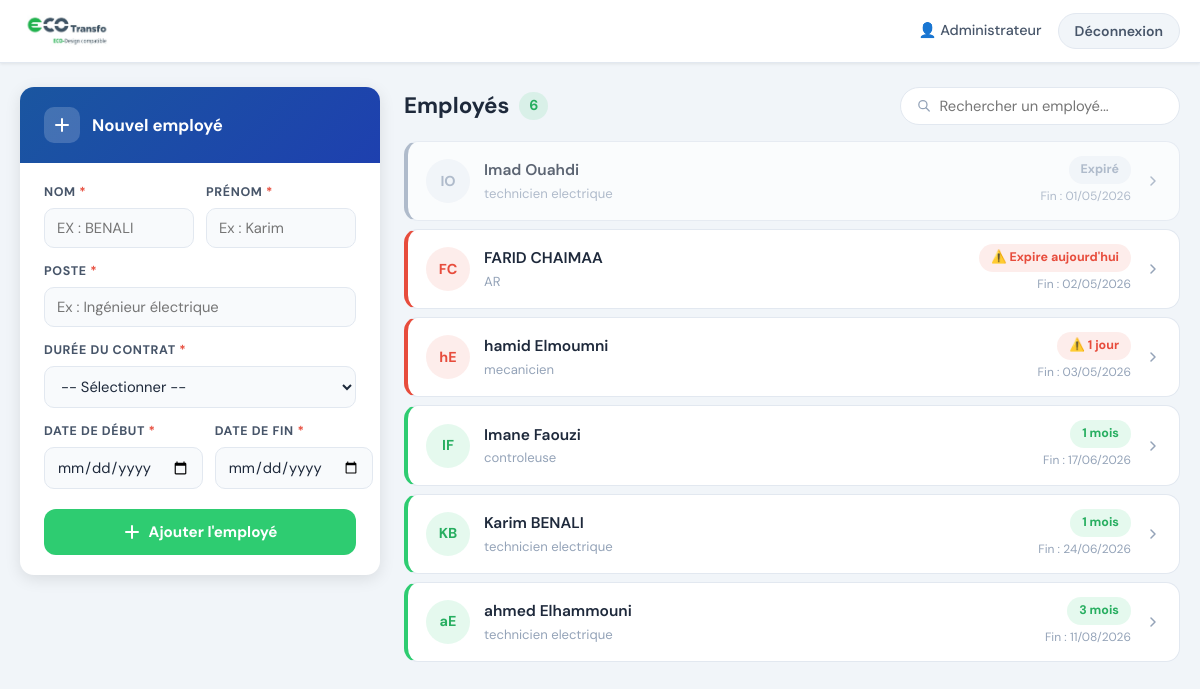
The app's page /dashboard (signed in) with its own data.
### models.py (models this page shows, shortened)
class User(UserMixin, db.Model):
    __tablename__ = 'users'
    id            = db.Column(db.Integer, primary_key=True)
    email         = db.Column(db.String(120), unique=True, nullable=False)
    nom           = db.Column(db.String(100), nullable=False)
    password_hash = db.Column(db.String(200), nullable=False)
    is_authorized = db.Column(db.Boolean, default=True)
    date_creation = db.Column(db.DateTime, default=datetime.utcnow)

class Employe(db.Model):
    __tablename__ = 'employes'
    id            = db.Column(db.Integer, primary_key=True)
    nom           = db.Column(db.String(100), nullable=False)
    prenom        = db.Column(db.String(100), nullable=False)
    poste         = db.Column(db.String(100), nullable=False)
    duree_contrat = db.Column(db.String(50),  nullable=False)   # ex: "6 mois", "1 an"
    date_debut    = db.Column(db.Date,         nullable=False)
    date_fin      = db.Column(db.Date,         nullable=False)
    date_creation = db.Column(db.DateTime,     default=datetime.utcnow)
    created_by    = db.Column(db.Integer,      db.ForeignKey('users.id'))
    @property
    def jours_restants(self):
        delta = self.date_fin - date.today()
        return delta.days
    @property
    def duree_restante_label(self):
        j = self.jours_restants
        if j < 0:
            return "Expiré"
        if j == 0:
            return "Expire aujourd'hui"
        if j == 1:
            return "1 jour"
        if j < 7:
            return f"{j} jours"
        if j < 14:
            return "1 semaine"
        if j < 30:
            return f"{j // 7} semaines"
        if j < 60:
            return "1 mois"
        mois = j // 30
        if mois < 12:
            return f"{mois} mois"
        ans = mois // 12
        reste_mois = mois % 12
        if reste_mois == 0:
            return f"{ans} an{'s' if ans > 1 else ''}"
        return f"{ans} an{'s' if ans > 1 else ''} et {reste_mois} mois"
    @property
    def alerte_critique(self):
        return 0 <= self.jours_restants <= 7
    @property
    def statut(self):
        j = self.jours_restants
        if j < 0:   return "expire"
        if j <= 7:  return "critique"
        if j <= 30: return "attention"
        return "actif"

### app.py (the view, shortened to what this page needs)
@app.route('/dashboard', methods=['GET', 'POST'])
@login_required
def dashboard():
    employes = Employe.query.order_by(Employe.date_fin.asc()).all()
    alertes  = [e for e in employes if e.alerte_critique]
    actifs   = [e for e in employes if not e.alerte_critique]
    return render_template('dashboard.html',
                           employes=employes,
                           alertes=alertes,
                           actifs=actifs,
                           today=date.today())

### app.py (called while the page is built)
@login_manager.user_loader
def load_user(user_id):
    return User.query.get(int(user_id))

### templates/dashboard.html (shortened to what this page needs)
{% extends "base.html" %}
{% block body_class %}dashboard-page{% endblock %}
{% block content %}
<div class="page-container">
  <aside class="form-sidebar">
    <div class="sidebar-card">
      <div class="sidebar-card-header">
        <div class="sidebar-card-icon">
          <svg width="20" height="20" viewBox="0 0 20 20" fill="none">
            <path d="M10 4v12M4 10h12" stroke="white" stroke-width="2" stroke-linecap="round"/>
          </svg>
        </div>
        <h2 class="sidebar-card-title">Nouvel employé</h2>
      </div>
      <form method="POST" action="{{ url_for('dashboard') }}" class="emp-form">
        <div class="emp-form-row">
          <div class="emp-form-field">
            <label class="emp-label">Nom <span class="req">*</span></label>
            <input type="text" name="nom" class="emp-input" placeholder="EX : BENALI" required>
          </div>
          <div class="emp-form-field">
            <label class="emp-label">Prénom <span class="req">*</span></label>
            <input type="text" name="prenom" class="emp-input" placeholder="Ex : Karim" required>
          </div>
        </div>
        <div class="emp-form-field">
          <label class="emp-label">Poste <span class="req">*</span></label>
          <input type="text" name="poste" class="emp-input" placeholder="Ex : Ingénieur électrique" required>
        </div>
        <div class="emp-form-field">
          <label class="emp-label">Durée du contrat <span class="req">*</span></label>
          <select name="duree_contrat" class="emp-input emp-select" required>
            <option value="">-- Sélectionner --</option>
          </select>
        </div>
        <div class="emp-form-row">
          <div class="emp-form-field">
            <label class="emp-label">Date de début <span class="req">*</span></label>
            <input type="date" name="date_debut" class="emp-input" id="dateDebut" required
                   onchange="autoDateFin()">
          </div>
          <div class="emp-form-field">
            <label class="emp-label">Date de fin <span class="req">*</span></label>
            <input type="date" name="date_fin" class="emp-input" id="dateFin" required>
          </div>
        </div>
        <button type="submit" class="btn-ajouter">
          <svg width="18" height="18" viewBox="0 0 18 18" fill="none">
            <path d="M9 3v12M3 9h12" stroke="white" stroke-width="2" stroke-linecap="round"/>
          </svg>
          Ajouter l'employé
        </button>
      </form>
    </div>
  </aside>
  <section class="list-section">
    <div class="list-topbar">
      <h1 class="list-title">
        Employés
        <span class="list-count">{{ employes | length }}</span>
      </h1>
      <div class="search-wrap">
        <svg width="16" height="16" viewBox="0 0 16 16" fill="none">
          <circle cx="6.5" cy="6.5" r="4.5" stroke="currentColor" stroke-width="1.4"/>
          <path d="M10 10l3.5 3.5" stroke="currentColor" stroke-width="1.4" stroke-linecap="round"/>
        </svg>
        <input type="text" id="searchInput" class="search-input" placeholder="Rechercher un employé...">
      </div>
    </div>
    {% if employes %}
    <div class="emp-list" id="empList">
      {% for emp in employes %}
      <a href="{{ url_for('employe_detail', emp_id=emp.id) }}"
         class="emp-card status-{{ emp.statut }}"
         data-search="{{ emp.nom | lower }} {{ emp.prenom | lower }} {{ emp.poste | lower }}">
        <div class="emp-avatar">{{ emp.prenom[0] }}{{ emp.nom[0] }}</div>
        <div class="emp-info">
          <div class="emp-name">{{ emp.prenom }} {{ emp.nom }}</div>
          <div class="emp-poste">{{ emp.poste }}</div>
        </div>
        <div class="emp-badge-wrap">
          <span class="emp-badge emp-badge--{{ emp.statut }}">
            {% if emp.statut == 'expire' %}
              Expiré
            {% elif emp.statut == 'critique' %}
              ⚠️ {{ emp.duree_restante_label }}
            {% else %}
              {{ emp.duree_restante_label }}
            {% endif %}
          </span>
          <span class="emp-date-fin">Fin : {{ emp.date_fin.strftime('%d/%m/%Y') }}</span>
        </div>
        <svg class="emp-arrow" width="16" height="16" viewBox="0 0 16 16" fill="none">
          <path d="M6 4l4 4-4 4" stroke="currentColor" stroke-width="1.5" stroke-linecap="round" stroke-linejoin="round"/>
        </svg>
      </a>
      {% endfor %}
    </div>
    {% else %}
    <div class="empty-state">
      <div class="empty-icon">📋</div>
      <h3>Aucun employé enregistré</h3>
      <p>Utilisez le formulaire pour ajouter votre premier employé.</p>
    </div>
    {% endif %}
  </section>
</div>
{% endblock %}

### templates/base.html (shortened to what this page needs)
<!DOCTYPE html>
<html lang="fr">
<head>
  <link rel="stylesheet" href="{{ url_for('static', filename='css/style.css') }}">
</head>
<body class="{% block body_class %}{% endblock %}">
  {% if current_user.is_authenticated %}
  {% set alertes = [] %}
  <nav class="navbar">
    <div class="nav-inner">
      <a href="{{ url_for('dashboard') }}" class="nav-logo">
        <img src="{{ url_for('static', filename='images/logo.png') }}" alt="Eco Transfo" height="38">
      </a>
      <div class="nav-right">
        <span class="nav-user">👤 {{ current_user.nom }}</span>
        <a href="{{ url_for('logout') }}" class="nav-logout">Déconnexion</a>
      </div>
    </div>
  </nav>
  {% endif %}
  <main class="main-content">
    {% block content %}{% endblock %}
  </main>
</body>
</html>

### records on screen
User: nom "Administrateur"
Employe: prenom "I", nom "O", prenom "Imad", nom "Ouahdi", poste "technicien electrique", shows "Expiré", date_fin "01/05/2026"
Employe: prenom "F", nom "C", prenom "FARID", nom "CHAIMAA", poste "AR", duree_restante_label "Expire aujourd'hui", date_fin "02/05/2026"
Employe: prenom "h", nom "E", prenom "hamid", nom "Elmoumni", poste "mecanicien", duree_restante_label "1 jour", date_fin "03/05/2026"
Employe: prenom "I", nom "F", prenom "Imane", nom "Faouzi", poste "controleuse", duree_restante_label "1 mois", date_fin "17/06/2026"
Employe: prenom "K", nom "B", prenom "Karim", nom "BENALI", poste "technicien electrique", duree_restante_label "1 mois", date_fin "24/06/2026"
Employe: prenom "a", nom "E", prenom "ahmed", nom "Elhammouni", poste "technicien electrique", duree_restante_label "3 mois", date_fin "11/08/2026"

### other values on screen
{{ employes | length }} "6"
